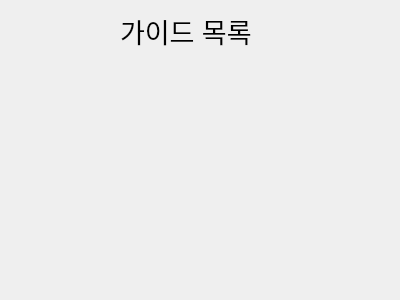
<?xml version="1.0" encoding="UTF-8"?>
<ui version="4.0">
 <class>guide</class>
 <widget class="QDialog" name="guide">
  <property name="geometry">
   <rect>
    <x>0</x>
    <y>0</y>
    <width>400</width>
    <height>300</height>
   </rect>
  </property>
  <property name="windowTitle">
   <string>Dialog</string>
  </property>
  <widget class="QLabel" name="label">
   <property name="geometry">
    <rect>
     <x>120</x>
     <y>10</y>
     <width>191</width>
     <height>41</height>
    </rect>
   </property>
   <property name="font">
    <font>
     <pointsize>20</pointsize>
    </font>
   </property>
   <property name="text">
    <string>가이드 목록</string>
   </property>
  </widget>
 </widget>
 <resources/>
 <connections/>
</ui>
